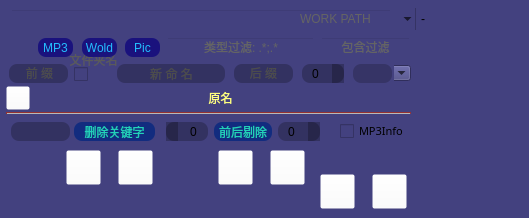
     <widget class="QWidget" name="tab_rename">
      <property name="autoFillBackground">
       <bool>false</bool>
      </property>
      <property name="styleSheet">
       <string notr="true">background-color: rgb(67, 65, 127);
</string>
      </property>
      <attribute name="title">
       <string>批量命名</string>
      </attribute>
      <widget class="QLineEdit" name="lineEdit">
       <property name="geometry">
        <rect>
         <x>10</x>
         <y>9</y>
         <width>382</width>
         <height>21</height>
        </rect>
       </property>
       <property name="styleSheet">
        <string notr="true">QLineEdit{background-color: rgba(0, 0, 0, 0);}</string>
       </property>
      </widget>
      <widget class="QLabel" name="label">
       <property name="enabled">
        <bool>false</bool>
       </property>
       <property name="geometry">
        <rect>
         <x>300</x>
         <y>8</y>
         <width>81</width>
         <height>21</height>
        </rect>
       </property>
       <property name="autoFillBackground">
        <bool>false</bool>
       </property>
       <property name="styleSheet">
        <string notr="true">color: rgb(100, 100, 100);</string>
       </property>
       <property name="text">
        <string>WORK PATH</string>
       </property>
      </widget>
      <widget class="QLineEdit" name="lineEdit_ext">
       <property name="geometry">
        <rect>
         <x>166</x>
         <y>37</y>
         <width>149</width>
         <height>20</height>
        </rect>
       </property>
       <property name="styleSheet">
        <string notr="true">QLineEdit{background-color: rgba(0, 0, 0, 0);}</string>
       </property>
      </widget>
      <widget class="QLabel" name="ext_lbl">
       <property name="enabled">
        <bool>false</bool>
       </property>
       <property name="geometry">
        <rect>
         <x>204</x>
         <y>36</y>
         <width>100</width>
         <height>21</height>
        </rect>
       </property>
       <property name="autoFillBackground">
        <bool>false</bool>
       </property>
       <property name="styleSheet">
        <string notr="true">color: rgb(100, 100, 100);</string>
       </property>
       <property name="text">
        <string>类型过滤: .*;.*</string>
       </property>
      </widget>
      <widget class="QComboBox" name="separator_cb">
       <property name="geometry">
        <rect>
         <x>394</x>
         <y>65</y>
         <width>17</width>
         <height>16</height>
        </rect>
       </property>
       <property name="toolTip">
        <string>&lt;html&gt;&lt;head/&gt;&lt;body&gt;&lt;p&gt;&lt;span style=&quot; color:#594275;&quot;&gt;分隔符&lt;/span&gt;&lt;/p&gt;&lt;/body&gt;&lt;/html&gt;</string>
       </property>
       <property name="layoutDirection">
        <enum>Qt::LeftToRight</enum>
       </property>
       <property name="styleSheet">
        <string notr="true">background-color: rgb(67, 65, 127);</string>
       </property>
       <property name="editable">
        <bool>true</bool>
       </property>
       <property name="currentText">
        <string>-</string>
       </property>
       <property name="frame">
        <bool>false</bool>
       </property>
      </widget>
      <widget class="QLineEdit" name="sep_le">
       <property name="geometry">
        <rect>
         <x>353</x>
         <y>64</y>
         <width>39</width>
         <height>19</height>
        </rect>
       </property>
       <property name="styleSheet">
        <string notr="true">border:none;background-color: rgba(0, 0, 0, 50);border-radius:8px;</string>
       </property>
       <property name="alignment">
        <set>Qt::AlignCenter</set>
       </property>
      </widget>
      <widget class="QLabel" name="newName_lbl">
       <property name="enabled">
        <bool>false</bool>
       </property>
       <property name="geometry">
        <rect>
         <x>122</x>
         <y>63</y>
         <width>99</width>
         <height>21</height>
        </rect>
       </property>
       <property name="layoutDirection">
        <enum>Qt::RightToLeft</enum>
       </property>
       <property name="autoFillBackground">
        <bool>false</bool>
       </property>
       <property name="styleSheet">
        <string notr="true">color: rgb(100, 100, 100);
background-color:none;</string>
       </property>
       <property name="text">
        <string>新 命 名</string>
       </property>
       <property name="alignment">
        <set>Qt::AlignCenter</set>
       </property>
      </widget>
      <widget class="QLineEdit" name="newName_le">
       <property name="geometry">
        <rect>
         <x>117</x>
         <y>64</y>
         <width>108</width>
         <height>19</height>
        </rect>
       </property>
       <property name="styleSheet">
        <string notr="true">QLineEdit{border:none;background-color: rgba(0, 0, 0, 60);border-radius:8px;}</string>
       </property>
       <property name="alignment">
        <set>Qt::AlignCenter</set>
       </property>
      </widget>
      <widget class="QLabel" name="prefix_lbl">
       <property name="enabled">
        <bool>false</bool>
       </property>
       <property name="geometry">
        <rect>
         <x>12</x>
         <y>63</y>
         <width>55</width>
         <height>19</height>
        </rect>
       </property>
       <property name="autoFillBackground">
        <bool>false</bool>
       </property>
       <property name="styleSheet">
        <string notr="true">color: rgb(100, 100, 100);
background-color:none;</string>
       </property>
       <property name="text">
        <string>前 缀</string>
       </property>
       <property name="alignment">
        <set>Qt::AlignCenter</set>
       </property>
      </widget>
      <widget class="QLineEdit" name="prefix_le">
       <property name="geometry">
        <rect>
         <x>9</x>
         <y>64</y>
         <width>59</width>
         <height>19</height>
        </rect>
       </property>
       <property name="styleSheet">
        <string notr="true">QLineEdit{border:none;background-color: rgba(0, 0, 0, 60);border-radius:8px;}</string>
       </property>
       <property name="alignment">
        <set>Qt::AlignCenter</set>
       </property>
      </widget>
      <widget class="QLabel" name="suffix_lbl">
       <property name="enabled">
        <bool>false</bool>
       </property>
       <property name="geometry">
        <rect>
         <x>236</x>
         <y>63</y>
         <width>55</width>
         <height>19</height>
        </rect>
       </property>
       <property name="autoFillBackground">
        <bool>false</bool>
       </property>
       <property name="styleSheet">
        <string notr="true">color: rgb(100, 100, 100);
background-color:none;</string>
       </property>
       <property name="text">
        <string>后 缀</string>
       </property>
       <property name="alignment">
        <set>Qt::AlignCenter</set>
       </property>
      </widget>
      <widget class="QLineEdit" name="suffix_le">
       <property name="geometry">
        <rect>
         <x>234</x>
         <y>64</y>
         <width>59</width>
         <height>19</height>
        </rect>
       </property>
       <property name="styleSheet">
        <string notr="true">QLineEdit{border:none;background-color: rgba(0, 0, 0, 60);border-radius:8px;}</string>
       </property>
       <property name="alignment">
        <set>Qt::AlignCenter</set>
       </property>
      </widget>
      <widget class="QCheckBox" name="folderName_chk">
       <property name="enabled">
        <bool>true</bool>
       </property>
       <property name="geometry">
        <rect>
         <x>74</x>
         <y>66</y>
         <width>40</width>
         <height>16</height>
        </rect>
       </property>
       <property name="sizePolicy">
        <sizepolicy hsizetype="Minimum" vsizetype="Fixed">
         <horstretch>0</horstretch>
         <verstretch>0</verstretch>
        </sizepolicy>
       </property>
       <property name="font">
        <font>
         <weight>50</weight>
         <bold>false</bold>
        </font>
       </property>
       <property name="toolTip">
        <string>&lt;html&gt;&lt;head/&gt;&lt;body&gt;&lt;p&gt;&lt;span style=&quot; color:#594275;&quot;&gt;使用父目录名&lt;/span&gt;&lt;/p&gt;&lt;/body&gt;&lt;/html&gt;</string>
       </property>
       <property name="toolTipDuration">
        <number>-1</number>
       </property>
       <property name="statusTip">
        <string/>
       </property>
       <property name="accessibleName">
        <string/>
       </property>
       <property name="accessibleDescription">
        <string/>
       </property>
       <property name="layoutDirection">
        <enum>Qt::LeftToRight</enum>
       </property>
       <property name="autoFillBackground">
        <bool>false</bool>
       </property>
       <property name="text">
        <string/>
       </property>
       <property name="icon">
        <iconset>
         <normaloff>folderName.png</normaloff>folderName.png</iconset>
       </property>
       <property name="iconSize">
        <size>
         <width>18</width>
         <height>18</height>
        </size>
       </property>
       <property name="checkable">
        <bool>true</bool>
       </property>
       <property name="checked">
        <bool>false</bool>
       </property>
       <property name="autoRepeat">
        <bool>true</bool>
       </property>
       <property name="tristate">
        <bool>false</bool>
       </property>
      </widget>
      <widget class="QSpinBox" name="spinBox">
       <property name="geometry">
        <rect>
         <x>302</x>
         <y>64</y>
         <width>42</width>
         <height>19</height>
        </rect>
       </property>
       <property name="layoutDirection">
        <enum>Qt::LeftToRight</enum>
       </property>
       <property name="autoFillBackground">
        <bool>false</bool>
       </property>
       <property name="styleSheet">
        <string notr="true">background-color: rgba(0, 0, 0, 60);border-radius:8px;</string>
       </property>
       <property name="frame">
        <bool>false</bool>
       </property>
       <property name="alignment">
        <set>Qt::AlignCenter</set>
       </property>
       <property name="buttonSymbols">
        <enum>QAbstractSpinBox::UpDownArrows</enum>
       </property>
       <property name="correctionMode">
        <enum>QAbstractSpinBox::CorrectToPreviousValue</enum>
       </property>
       <property name="maximum">
        <number>12</number>
       </property>
       <property name="displayIntegerBase">
        <number>10</number>
       </property>
      </widget>
      <widget class="QLabel" name="floderN_lbl">
       <property name="enabled">
        <bool>false</bool>
       </property>
       <property name="geometry">
        <rect>
         <x>66</x>
         <y>50</y>
         <width>55</width>
         <height>19</height>
        </rect>
       </property>
       <property name="autoFillBackground">
        <bool>false</bool>
       </property>
       <property name="styleSheet">
        <string notr="true">color: rgb(90,90,90);
background-color:none;</string>
       </property>
       <property name="text">
        <string>文件夹名</string>
       </property>
       <property name="alignment">
        <set>Qt::AlignCenter</set>
       </property>
      </widget>
      <widget class="QLabel" name="finalNameSample">
       <property name="geometry">
        <rect>
         <x>32</x>
         <y>90</y>
         <width>377</width>
         <height>16</height>
        </rect>
       </property>
       <property name="font">
        <font>
         <family>Monaco</family>
         <pointsize>9</pointsize>
         <weight>50</weight>
         <bold>false</bold>
        </font>
       </property>
       <property name="styleSheet">
        <string notr="true">color: rgb(255, 255, 127);
background-color:none;</string>
       </property>
       <property name="text">
        <string>原名</string>
       </property>
       <property name="alignment">
        <set>Qt::AlignCenter</set>
       </property>
      </widget>
      <widget class="QPushButton" name="picExt_btn">
       <property name="geometry">
        <rect>
         <x>125</x>
         <y>38</y>
         <width>35</width>
         <height>19</height>
        </rect>
       </property>
       <property name="toolTip">
        <string>&lt;html&gt;&lt;head/&gt;&lt;body&gt;&lt;p&gt;&lt;span style=&quot; color:#594275;&quot;&gt;所有图片文件&lt;/span&gt;&lt;/p&gt;&lt;/body&gt;&lt;/html&gt;</string>
       </property>
       <property name="styleSheet">
        <string notr="true">QPushButton{border-radius:8px;
	color: rgb(35, 189, 255);
background-color: rgba(20,10,125,220);}
QPushButton:hover{background-color: rgba(40, 50, 195, 220);}</string>
       </property>
       <property name="text">
        <string>Pic</string>
       </property>
      </widget>
      <widget class="QPushButton" name="comp_Yes">
       <property name="geometry">
        <rect>
         <x>372</x>
         <y>174</y>
         <width>35</width>
         <height>35</height>
        </rect>
       </property>
       <property name="styleSheet">
        <string notr="true">QPushButton{
	background-color: rgba(255, 255, 255, 0);
}</string>
       </property>
       <property name="text">
        <string/>
       </property>
       <property name="icon">
        <iconset>
         <normaloff>compYes.png</normaloff>compYes.png</iconset>
       </property>
       <property name="iconSize">
        <size>
         <width>35</width>
         <height>35</height>
        </size>
       </property>
      </widget>
      <widget class="QPushButton" name="comp_No">
       <property name="geometry">
        <rect>
         <x>320</x>
         <y>174</y>
         <width>35</width>
         <height>35</height>
        </rect>
       </property>
       <property name="styleSheet">
        <string notr="true">QPushButton{
	background-color: rgba(255, 255, 255, 0);
}</string>
       </property>
       <property name="text">
        <string/>
       </property>
       <property name="icon">
        <iconset>
         <normaloff>compNo.png</normaloff>compNo.png</iconset>
       </property>
       <property name="iconSize">
        <size>
         <width>35</width>
         <height>35</height>
        </size>
       </property>
      </widget>
      <widget class="QPushButton" name="ExtWold_btn">
       <property name="geometry">
        <rect>
         <x>82</x>
         <y>38</y>
         <width>35</width>
         <height>19</height>
        </rect>
       </property>
       <property name="toolTip">
        <string>&lt;html&gt;&lt;head/&gt;&lt;body&gt;&lt;p&gt;&lt;span style=&quot; color:#594275;&quot;&gt;所有文档&lt;/span&gt;&lt;/p&gt;&lt;/body&gt;&lt;/html&gt;</string>
       </property>
       <property name="styleSheet">
        <string notr="true">QPushButton{border-radius:8px;
	color: rgb(35, 189, 255);
background-color: rgba(20,10,125,220);}
QPushButton:hover{background-color: rgba(40, 50, 195, 220);}</string>
       </property>
       <property name="text">
        <string>Wold</string>
       </property>
      </widget>
      <widget class="QLineEdit" name="deltext_le">
       <property name="geometry">
        <rect>
         <x>11</x>
         <y>122</y>
         <width>59</width>
         <height>19</height>
        </rect>
       </property>
       <property name="styleSheet">
        <string notr="true">QLineEdit{border:none;background-color: rgba(0, 0, 0, 60);border-radius:8px;}</string>
       </property>
       <property name="alignment">
        <set>Qt::AlignCenter</set>
       </property>
      </widget>
      <widget class="QPushButton" name="deltext_btn">
       <property name="geometry">
        <rect>
         <x>74</x>
         <y>122</y>
         <width>81</width>
         <height>19</height>
        </rect>
       </property>
       <property name="toolTip">
        <string/>
       </property>
       <property name="styleSheet">
        <string notr="true">QPushButton{border-radius:8px;
	color: rgb(35, 209, 185);
background-color: rgb(18, 44, 127);}
QPushButton:hover{background-color: rgba(180, 10, 35, 220);color: rgb(240, 205, 165);}</string>
       </property>
       <property name="text">
        <string>删除关键字</string>
       </property>
      </widget>
      <widget class="QPushButton" name="delFB_btn">
       <property name="geometry">
        <rect>
         <x>214</x>
         <y>122</y>
         <width>58</width>
         <height>19</height>
        </rect>
       </property>
       <property name="toolTip">
        <string>&lt;html&gt;&lt;head/&gt;&lt;body&gt;&lt;p&gt;&lt;span style=&quot; color:#594275;&quot;&gt;分别剔除前后N个字符名字&lt;/span&gt;&lt;/p&gt;&lt;/body&gt;&lt;/html&gt;</string>
       </property>
       <property name="styleSheet">
        <string notr="true">QPushButton{border-radius:8px;
	color: rgb(35, 209, 185);
background-color: rgb(18, 44, 127);}
QPushButton:hover{background-color: rgba(180, 10, 35, 220);color: rgb(240, 205, 165);}</string>
       </property>
       <property name="text">
        <string>前后剔除</string>
       </property>
      </widget>
      <widget class="QSpinBox" name="delF_spn">
       <property name="geometry">
        <rect>
         <x>166</x>
         <y>122</y>
         <width>42</width>
         <height>19</height>
        </rect>
       </property>
       <property name="layoutDirection">
        <enum>Qt::RightToLeft</enum>
       </property>
       <property name="autoFillBackground">
        <bool>false</bool>
       </property>
       <property name="styleSheet">
        <string notr="true">background-color: rgba(0, 0, 0, 60);border-radius:8px;</string>
       </property>
       <property name="frame">
        <bool>false</bool>
       </property>
       <property name="alignment">
        <set>Qt::AlignCenter</set>
       </property>
       <property name="buttonSymbols">
        <enum>QAbstractSpinBox::UpDownArrows</enum>
       </property>
       <property name="correctionMode">
        <enum>QAbstractSpinBox::CorrectToPreviousValue</enum>
       </property>
       <property name="maximum">
        <number>27</number>
       </property>
       <property name="displayIntegerBase">
        <number>10</number>
       </property>
      </widget>
      <widget class="QSpinBox" name="delB_spn">
       <property name="geometry">
        <rect>
         <x>278</x>
         <y>122</y>
         <width>42</width>
         <height>19</height>
        </rect>
       </property>
       <property name="layoutDirection">
        <enum>Qt::LeftToRight</enum>
       </property>
       <property name="autoFillBackground">
        <bool>false</bool>
       </property>
       <property name="styleSheet">
        <string notr="true">background-color: rgba(0, 0, 0, 60);border-radius:8px;</string>
       </property>
       <property name="frame">
        <bool>false</bool>
       </property>
       <property name="alignment">
        <set>Qt::AlignCenter</set>
       </property>
       <property name="buttonSymbols">
        <enum>QAbstractSpinBox::UpDownArrows</enum>
       </property>
       <property name="correctionMode">
        <enum>QAbstractSpinBox::CorrectToPreviousValue</enum>
       </property>
       <property name="maximum">
        <number>27</number>
       </property>
       <property name="displayIntegerBase">
        <number>10</number>
       </property>
      </widget>
      <widget class="QPushButton" name="comp_Yes_2">
       <property name="geometry">
        <rect>
         <x>118</x>
         <y>150</y>
         <width>35</width>
         <height>35</height>
        </rect>
       </property>
       <property name="styleSheet">
        <string notr="true">QPushButton{
	background-color: rgba(255, 255, 255, 0);
}</string>
       </property>
       <property name="text">
        <string/>
       </property>
       <property name="icon">
        <iconset>
         <normaloff>compYes.png</normaloff>compYes.png</iconset>
       </property>
       <property name="iconSize">
        <size>
         <width>35</width>
         <height>35</height>
        </size>
       </property>
      </widget>
      <widget class="QPushButton" name="comp_No_2">
       <property name="geometry">
        <rect>
         <x>66</x>
         <y>150</y>
         <width>35</width>
         <height>35</height>
        </rect>
       </property>
       <property name="styleSheet">
        <string notr="true">QPushButton{
	background-color: rgba(255, 255, 255, 0);
}</string>
       </property>
       <property name="text">
        <string/>
       </property>
       <property name="icon">
        <iconset>
         <normaloff>compNo.png</normaloff>compNo.png</iconset>
       </property>
       <property name="iconSize">
        <size>
         <width>35</width>
         <height>35</height>
        </size>
       </property>
      </widget>
      <widget class="QPushButton" name="comp_Yes_3">
       <property name="geometry">
        <rect>
         <x>270</x>
         <y>150</y>
         <width>35</width>
         <height>35</height>
        </rect>
       </property>
       <property name="styleSheet">
        <string notr="true">QPushButton{
	background-color: rgba(255, 255, 255, 0);
}</string>
       </property>
       <property name="text">
        <string/>
       </property>
       <property name="icon">
        <iconset>
         <normaloff>compYes.png</normaloff>compYes.png</iconset>
       </property>
       <property name="iconSize">
        <size>
         <width>35</width>
         <height>35</height>
        </size>
       </property>
      </widget>
      <widget class="QPushButton" name="comp_No_3">
       <property name="geometry">
        <rect>
         <x>218</x>
         <y>150</y>
         <width>35</width>
         <height>35</height>
        </rect>
       </property>
       <property name="styleSheet">
        <string notr="true">QPushButton{
	background-color: rgba(255, 255, 255, 0);
}</string>
       </property>
       <property name="text">
        <string/>
       </property>
       <property name="icon">
        <iconset>
         <normaloff>compNo.png</normaloff>compNo.png</iconset>
       </property>
       <property name="iconSize">
        <size>
         <width>35</width>
         <height>35</height>
        </size>
       </property>
      </widget>
      <widget class="QCheckBox" name="mp3info_chk">
       <property name="geometry">
        <rect>
         <x>340</x>
         <y>123</y>
         <width>71</width>
         <height>16</height>
        </rect>
       </property>
       <property name="font">
        <font>
         <family>Candara</family>
         <pointsize>8</pointsize>
        </font>
       </property>
       <property name="toolTip">
        <string>&lt;html&gt;&lt;head/&gt;&lt;body&gt;&lt;p&gt;&lt;span style=&quot; color:#594275;&quot;&gt;修改MP3标题信息&lt;/span&gt;&lt;/p&gt;&lt;/body&gt;&lt;/html&gt;</string>
       </property>
       <property name="layoutDirection">
        <enum>Qt::LeftToRight</enum>
       </property>
       <property name="text">
        <string>MP3Info</string>
       </property>
      </widget>
      <widget class="QLineEdit" name="lineEdit_filter">
       <property name="geometry">
        <rect>
         <x>320</x>
         <y>37</y>
         <width>91</width>
         <height>20</height>
        </rect>
       </property>
       <property name="styleSheet">
        <string notr="true">QLineEdit{background-color: rgba(0, 0, 0, 0);}</string>
       </property>
       <property name="alignment">
        <set>Qt::AlignCenter</set>
       </property>
      </widget>
      <widget class="QLabel" name="filterext_lbl">
       <property name="enabled">
        <bool>false</bool>
       </property>
       <property name="geometry">
        <rect>
         <x>327</x>
         <y>36</y>
         <width>77</width>
         <height>21</height>
        </rect>
       </property>
       <property name="autoFillBackground">
        <bool>false</bool>
       </property>
       <property name="styleSheet">
        <string notr="true">color: rgb(100, 100, 100);
background-color:none;</string>
       </property>
       <property name="text">
        <string>包含过滤</string>
       </property>
       <property name="alignment">
        <set>Qt::AlignCenter</set>
       </property>
      </widget>
      <widget class="Line" name="line">
       <property name="geometry">
        <rect>
         <x>6</x>
         <y>112</y>
         <width>405</width>
         <height>2</height>
        </rect>
       </property>
       <property name="layoutDirection">
        <enum>Qt::LeftToRight</enum>
       </property>
       <property name="autoFillBackground">
        <bool>false</bool>
       </property>
       <property name="styleSheet">
        <string notr="true">
background-color: rgba(230, 55, 23,120);</string>
       </property>
       <property name="midLineWidth">
        <number>1</number>
       </property>
       <property name="orientation">
        <enum>Qt::Horizontal</enum>
       </property>
      </widget>
      <widget class="QPushButton" name="pushButton_3">
       <property name="geometry">
        <rect>
         <x>6</x>
         <y>86</y>
         <width>24</width>
         <height>24</height>
        </rect>
       </property>
       <property name="toolTip">
        <string>&lt;html&gt;&lt;head/&gt;&lt;body&gt;&lt;p&gt;&lt;span style=&quot; color:#2d823a;&quot;&gt;还原命名规则&lt;/span&gt;&lt;/p&gt;&lt;/body&gt;&lt;/html&gt;</string>
       </property>
       <property name="styleSheet">
        <string notr="true">background-color: rgba(255, 255, 255, 0);</string>
       </property>
       <property name="text">
        <string/>
       </property>
       <property name="icon">
        <iconset>
         <normaloff>default.png</normaloff>default.png</iconset>
       </property>
      </widget>
      <widget class="QPushButton" name="ExtMp3_btn">
       <property name="geometry">
        <rect>
         <x>38</x>
         <y>38</y>
         <width>35</width>
         <height>19</height>
        </rect>
       </property>
       <property name="toolTip">
        <string>&lt;html&gt;&lt;head/&gt;&lt;body&gt;&lt;p&gt;&lt;span style=&quot; color:#594275;&quot;&gt;所有文档&lt;/span&gt;&lt;/p&gt;&lt;/body&gt;&lt;/html&gt;</string>
       </property>
       <property name="styleSheet">
        <string notr="true">QPushButton{border-radius:8px;
	color: rgb(35, 189, 255);
background-color: rgba(20,10,125,220);}
QPushButton:hover{background-color: rgba(40, 50, 195, 220);}</string>
       </property>
       <property name="text">
        <string>MP3</string>
       </property>
      </widget>
      <widget class="QComboBox" name="pathhist1_cb">
       <property name="geometry">
        <rect>
         <x>398</x>
         <y>8</y>
         <width>122</width>
         <height>22</height>
        </rect>
       </property>
       <property name="toolTip">
        <string>&lt;html&gt;&lt;head/&gt;&lt;body&gt;&lt;p&gt;&lt;span style=&quot; color:#594275;&quot;&gt;路径历史记录&lt;/span&gt;&lt;/p&gt;&lt;/body&gt;&lt;/html&gt;</string>
       </property>
       <property name="layoutDirection">
        <enum>Qt::RightToLeft</enum>
       </property>
       <property name="styleSheet">
        <string notr="true">QComboBox{ background-color: rgb(67, 65, 127);}</string>
       </property>
       <property name="editable">
        <bool>true</bool>
       </property>
       <property name="currentText">
        <string>-</string>
       </property>
       <property name="frame">
        <bool>false</bool>
       </property>
      </widget>
      <zorder>filterext_lbl</zorder>
      <zorder>ext_lbl</zorder>
      <zorder>label</zorder>
      <zorder>lineEdit</zorder>
      <zorder>lineEdit_ext</zorder>
      <zorder>separator_cb</zorder>
      <zorder>sep_le</zorder>
      <zorder>newName_lbl</zorder>
      <zorder>newName_le</zorder>
      <zorder>prefix_lbl</zorder>
      <zorder>prefix_le</zorder>
      <zorder>suffix_lbl</zorder>
      <zorder>suffix_le</zorder>
      <zorder>folderName_chk</zorder>
      <zorder>spinBox</zorder>
      <zorder>floderN_lbl</zorder>
      <zorder>finalNameSample</zorder>
      <zorder>picExt_btn</zorder>
      <zorder>comp_Yes</zorder>
      <zorder>comp_No</zorder>
      <zorder>ExtWold_btn</zorder>
      <zorder>deltext_le</zorder>
      <zorder>deltext_btn</zorder>
      <zorder>delFB_btn</zorder>
      <zorder>delF_spn</zorder>
      <zorder>delB_spn</zorder>
      <zorder>comp_Yes_2</zorder>
      <zorder>comp_No_2</zorder>
      <zorder>comp_Yes_3</zorder>
      <zorder>comp_No_3</zorder>
      <zorder>mp3info_chk</zorder>
      <zorder>lineEdit_filter</zorder>
      <zorder>line</zorder>
      <zorder>pushButton_3</zorder>
      <zorder>ExtMp3_btn</zorder>
      <zorder>pathhist1_cb</zorder>
     </widget>
